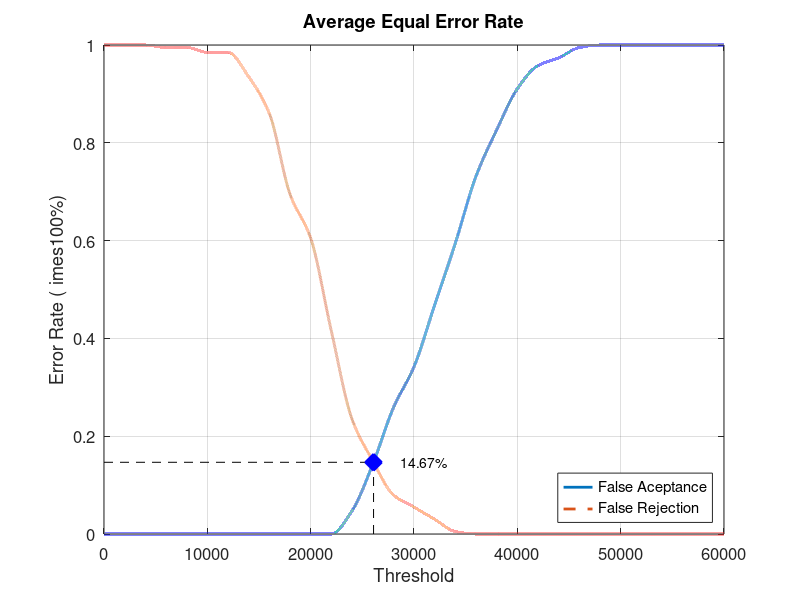
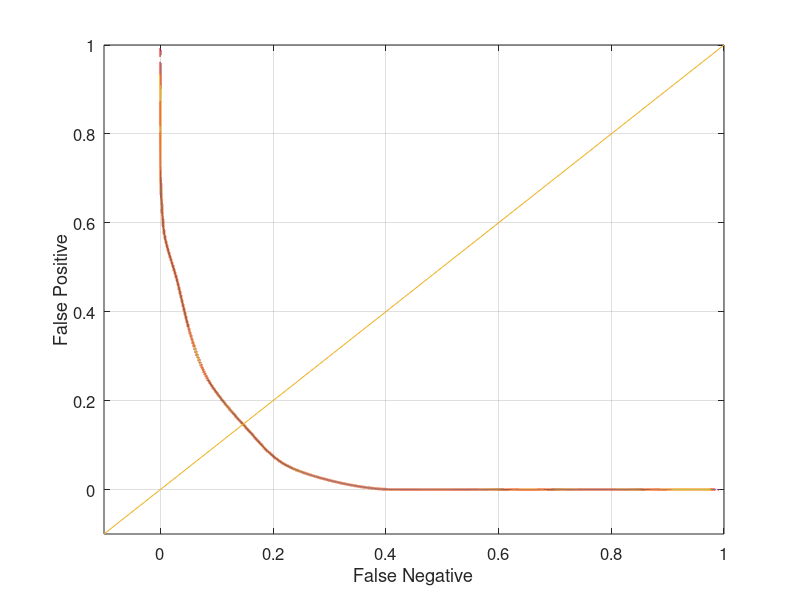

MATLAB code to generate these figures, in order:
close all;
clear;
clc;
x = 0:2000:60000;
xq = 0:0.5:60000;

y0 = [0 0 0 0 0 0 0 0 0 0 0 0 0.0473684 0.142105 0.257895 0.342105 0.468421 0.594737 0.731579 0.826316 0.910526 0.957895 0.973684 0.994737 1 1 1 1 1 1 1]
yy0 = interp1(x, y0, xq, 'pchip');
y1 = [1 1 1 0.995 0.995 0.985 0.985 0.935 0.86 0.695 0.605 0.415 0.235 0.15 0.08 0.055 0.03 0.005 0 0 0 0 0 0 0 0 0 0 0 0 0]
yy1 = interp1(x, y1, xq, 'pchip');

% Calculating EER: 
y2 = abs(y0 - y1);
find(y2 == min(y2))
yy2 = abs(yy0 - yy1);
xEER = find(yy2 == min(yy2));
xEERIndex = xq(xEER) % X-axis EER
yEER = yy0(xEER) % Y-axis EER

main = figure
plot(xq, yy0,'-','LineWidth', 2);	hold on
plot(xq, yy1,'--','LineWidth', 2);	hold on
plot([xEERIndex xEERIndex], [0 yEER], 'k--');	hold on
plot([0 xEERIndex], [yEER yEER], 'k--');	hold on
plot(xEERIndex, yEER, 'bx', 'LineWidth', 10);	hold on
text(xEERIndex + 10 * xEERIndex / 100, yEER, [num2str(round((10000 * yEER)) / 100) '%'])
legend('False Aceptance', 'False Rejection', 'Location', 'SouthEast')
xlabel('Threshold')
ylabel('Error Rate (	imes100%)')
title('Average Equal Error Rate')
set(gca, 'FontSize', 12)
axis([0 60000 0 1])
grid on

print(main, 'Database1_4Main', '-dpng');
FNRxFPR = figure('Color', [1 1 1]);
plot(yy1, yy0, '-', yy1, yy0, 'LineWidth', 2);
hold on
y = -0.1:0.1:1
plot(y, y); 
set(gca, 'FontSize', 12)
xlabel('False Negative')
ylabel('False Positive')
axis([-0.1 1 -0.1 1])
set(gca, 'FontSize', 12)
grid on

print(FNRxFPR, 'Database1_4FNRxFPR','-dpng');
